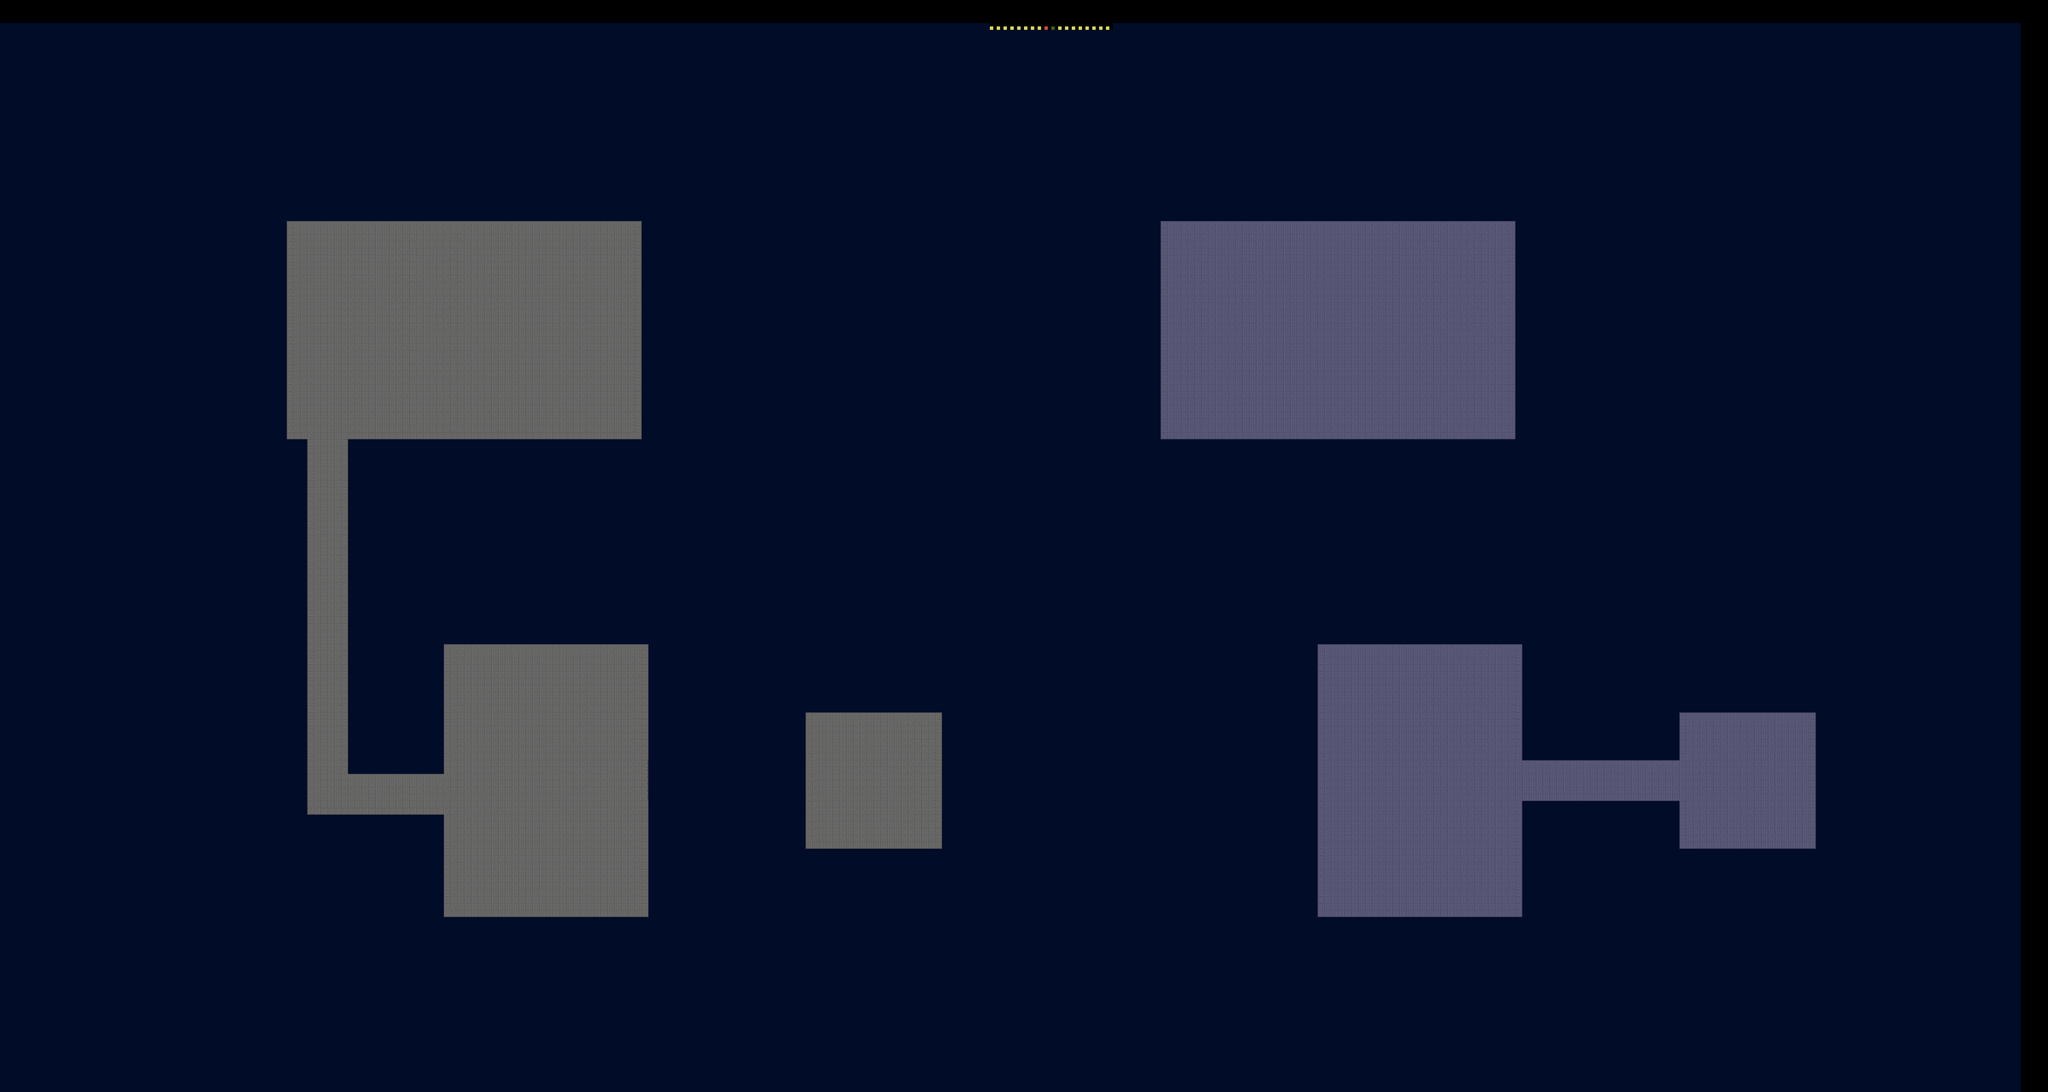

A 2D game scene composited from a Tiled map and its tileset images. What follows is a short description and the map's XML, with each tile layer's data collapsed to a summary:
An orthogonal 300x160 tile map with 32x32 px tiles, 1 tile layer (Tile Layer 1), 4 tilesets.

<map version="1.0" tiledversion="1.1.5" orientation="orthogonal" renderorder="right-down" width="300" height="160" tilewidth="32" tileheight="32" infinite="0" nextobjectid="1">
 <tileset firstgid="1" source="bg.tsx" />
 <tileset firstgid="2" source="../Tilesets/floor.tsx" />
 <tileset firstgid="821" source="real_world.tsx" />
 <tileset firstgid="833" source="spirit_world.tsx" />
 <layer name="Tile Layer 1" width="300" height="160" offsetx="-128" offsety="108">
  <data>[48000 cells, 48000 non-empty, 23 distinct tile ids]</data>
 </layer>
</map>
